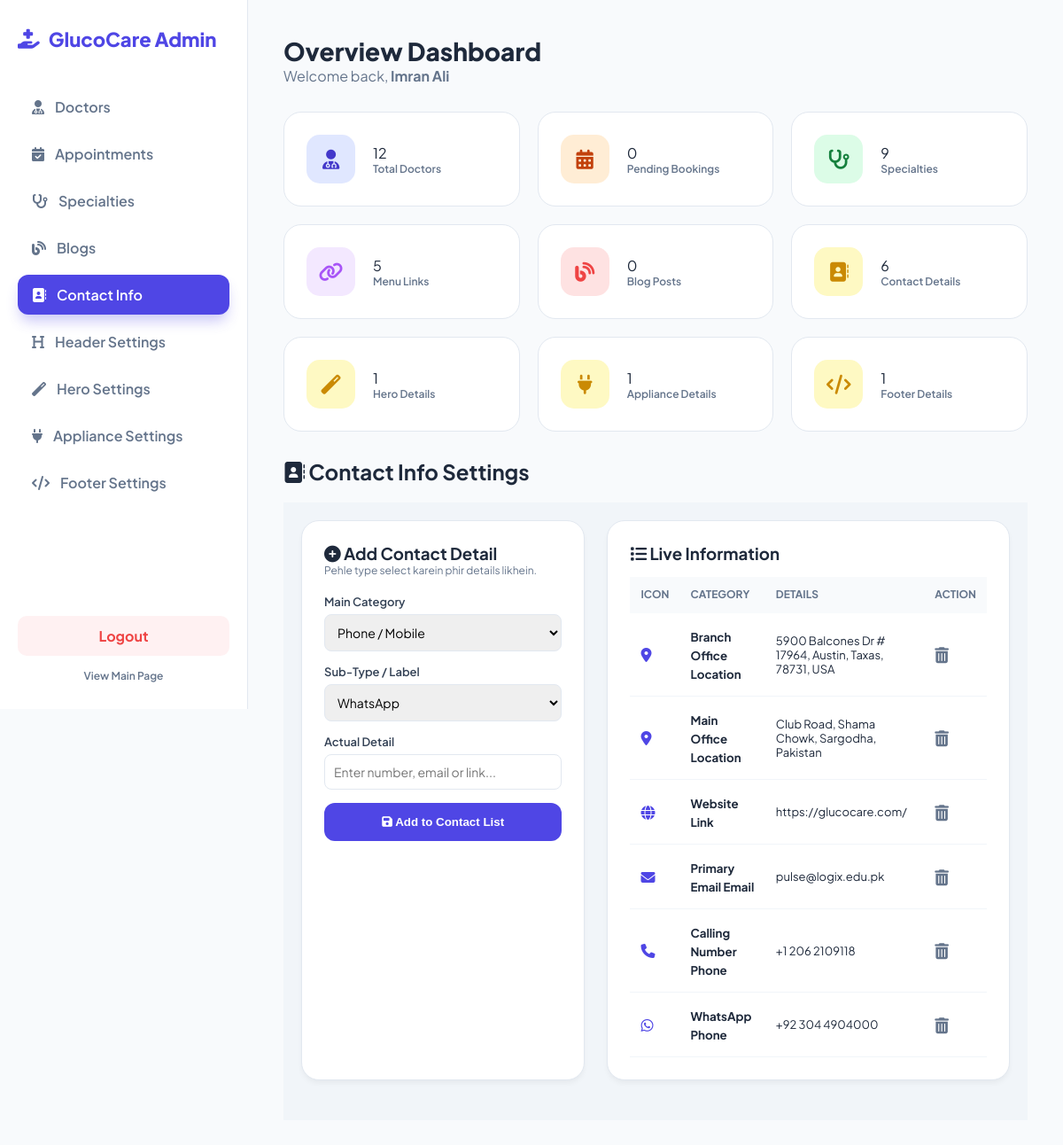
Screenshot of /admin/admin_panel.php?page=contact_settings (signed in) with the database file from the repository.
### tables this page shows
CREATE TABLE `site_info` (
  `id` int(11) NOT NULL,
  `info_type` varchar(50) DEFAULT NULL,
  `content` text DEFAULT NULL,
  `icon` varchar(50) DEFAULT NULL
);

### admin/admin_contact.php (the view, shortened to what this page needs)
<div class="header" style="margin-bottom: 20px;">
    <h2><i class="fas fa-address-book"></i> Contact Info Settings</h2>
</div>
<div class="flex-container">
    <div class="card" style="flex:1;">
        <h3><i class="fas fa-plus-circle"></i> Add Contact Detail</h3>
        <p style="font-size: 12px; color: var(--text-light); margin-bottom: 20px;">Pehle type select karein phir details likhein.</p>
        <form method="POST">
            <div class="input-box">
                <label>Main Category</label>
                <select name="info_type" id="main_type" onchange="updateLabels()" required>
                    <option value="Phone">Phone / Mobile</option>
                </select>
            </div>
            <div class="input-box">
                <label>Sub-Type / Label</label>
                <select name="info_label" id="sub_label" required>
                    </select>
            </div>
            <div class="input-box">
                <label>Actual Detail</label>
                <input type="text" name="content" placeholder="Enter number, email or link..." required>
            </div>
            <button type="submit" name="save_contact" class="btn-add">
                <i class="fas fa-save"></i> Add to Contact List
            </button>
        </form>
    </div>
    <div class="card" style="flex:1.5;">
        <h3><i class="fas fa-list"></i> Live Information</h3>
        <table>
            <thead>
                <tr>
                    <th>Icon</th>
                    <th>Category</th>
                    <th>Details</th>
                    <th>Action</th>
                </tr>
            </thead>
            <tbody>
                <?php
                $info_res = mysqli_query($conn, "SELECT * FROM site_info ORDER BY id DESC");
                while($info = mysqli_fetch_assoc($info_res)) { ?>
                <tr>
                    <td><i class="<?= $info['icon'] ?>" style="color:var(--primary);"></i></td>
                    <td><small><b><?= $info['info_type'] ?></b></small></td>
                    <td style="font-size:13px;"><?= $info['content'] ?></td>
                    <td><a href="?page=contact_settings&del_info=<?= $info['id'] ?>" class="trash-btn" onclick="return confirm('Delete this info?')"><i class="fas fa-trash-alt"></i></a></td>
                </tr>
                <?php } ?>
            </tbody>
        </table>
    </div>
</div>

### styles/admin.css (style rules this page uses)
:root { --primary: #4f46e5; --primary-soft: #eef2ff; --secondary: #6366f1; --bg-light: #f8fafc; --white: #ffffff; --text-dark: #1e293b; --text-light: #64748b; --border: #e2e8f0; --success: #10b981; --danger: #ef4444; --warning: #f59e0b; }
* { margin: 0; padding: 0; box-sizing: border-box; }
body { font-family: 'Plus Jakarta Sans', sans-serif; background-color: var(--bg-light); color: var(--text-dark); display: flex; }
.header { margin-bottom: 30px; }
.card { background: var(--white); padding: 25px; border-radius: 20px; border: 1px solid var(--border); box-shadow: 0 4px 6px -1px rgba(0, 0, 0, 0.05); margin-bottom: 25px; }
.flex-container { display: grid; grid-template-columns: 1fr 2fr; gap: 25px; }
table { width: 100%; border-collapse: collapse; margin-top: 15px; }
th { text-align: left; padding: 15px; color: var(--text-light); font-size: 13px; text-transform: uppercase; border-bottom: 2px solid var(--bg-light); }
td { padding: 15px; border-bottom: 1px solid var(--bg-light); vertical-align: middle; }
.trash-btn { color: var(--text-light); transition: 0.3s; font-size: 18px; }
.input-box { margin-bottom: 15px; }
.input-box label { display: block; margin-bottom: 8px; font-size: 14px; font-weight: 600; }
.input-box input, .input-box select { width: 100%; padding: 12px; border: 1px solid var(--border); border-radius: 10px; font-family: inherit; outline: none; }
.btn-add { width: 100%; background: var(--primary); color: white; border: none; padding: 14px; border-radius: 12px; font-weight: 700; cursor: pointer; transition: 0.3s; }
:root { --primary: #4f46e5; --secondary: #64748b; --bg: #f1f5f9; --white: #ffffff; --border: #e2e8f0; }
.flex-container { display: flex; gap: 25px; flex-wrap: wrap; background: var(--bg); padding: 20px; }
.input-box label { display: block; font-weight: 600; font-size: 13px; color: #334155; margin-bottom: 6px; }
.input-box input, .input-box select, .input-box textarea { width: 100%; padding: 10px; border: 1px solid var(--border); border-radius: 8px; font-size: 14px; transition: 0.3s; }
table { width: 100%; border-collapse: collapse; }
th { text-align: left; padding: 12px; background: #f8fafc; color: var(--secondary); font-size: 12px; text-transform: uppercase; }
td { padding: 15px 12px; border-bottom: 1px solid #f1f5f9; }

### rows the page displays
site_info: info_type "Branch Office Location", content "5900 Balcones Dr # 17964, Austin, Taxas, 78731, USA"
site_info: info_type "Main Office Location", content "Club Road, Shama Chowk, Sargodha, Pakistan"
site_info: info_type "Website Link", content "https://glucocare.com/"
site_info: info_type "Primary Email Email", content "pulse@logix.edu.pk"
site_info: info_type "Calling Number Phone", content "+1 206 2109118"
site_info: info_type "WhatsApp Phone", content "+92 304 4904000"

### other values shown
$_SESSION['admin_name'] "Imran Ali"
$total_doctors "12"
$total_pending "0"
$total_specs "9"
$total_nav "5"
$total_blogs "0"
$total_contact "6"
$total_hero "1"
$total_appliance "1"
$total_footer "1"
